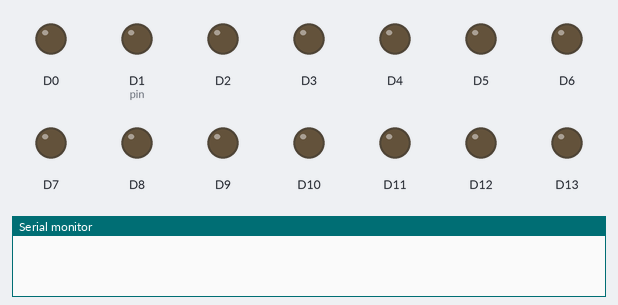
Recording of a sketch running on a simulated Seeed XIAO (SAMD21). Parts: output pins drawn as LEDs (lit = HIGH), the last lines printed to the serial monitor.

Above: at 0.0 s.
At 9.75 s:
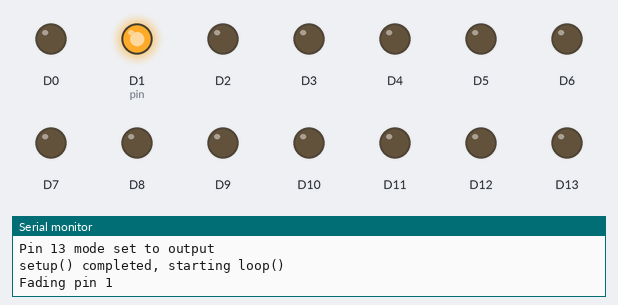
At 13.15 s:
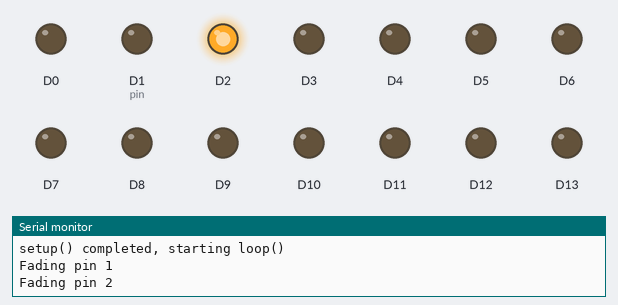
At 16.55 s:
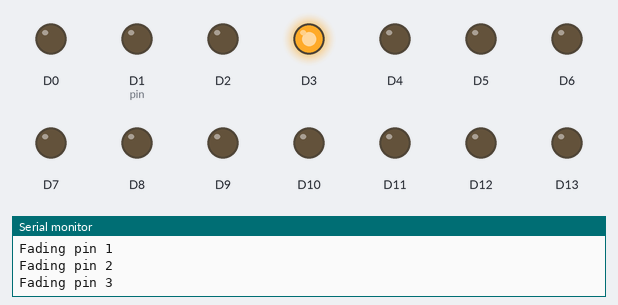
At 23.35 s:
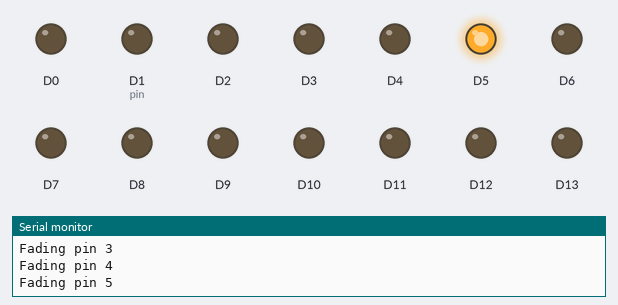
At 36.95 s:
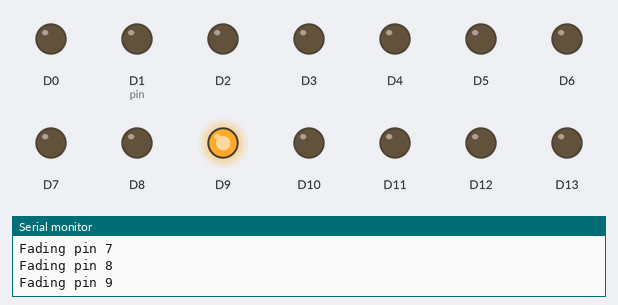
Timing chart, 0 to 40.0 s (numbered marks = the images above):
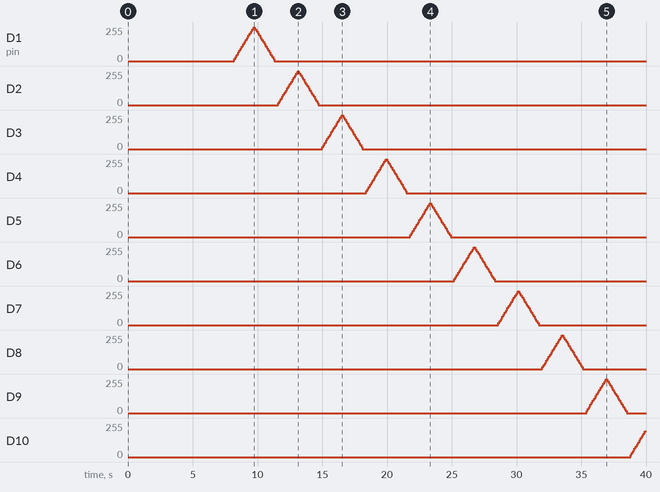

The sketch:

pwm.ino
```cpp
// (licence header left out)
// SPDX-License-Identifier: 0BSD
```

main.cpp
```cpp
#include <Arduino.h>

int setPwm(int pin, int duty) {
  if (duty >= 255) {
    duty = 255;
    pinMode(pin, OUTPUT);
    digitalWrite(pin, HIGH);
  } else if (duty <= 0) {
    duty = 0;
    pinMode(pin, OUTPUT);
    digitalWrite(pin, LOW);
  } else  {
    analogWrite(pin, duty);
  }
  //Serial.println(duty);
  return duty;
}


void setup() {
  // Time to upload new firmware
  delay(8000);
  // Wait for a USB connection
  Serial.begin(0);
  while (!Serial) delay(10);
  Serial.println("\nStarting setup()");

  for (int i = 0; i<14; i++) {
    pinMode(i, OUTPUT);
    Serial.printf("Pin %s%d mode set to output\n", (i<11) ? "A" : "", i);
  }

  Serial.println("setup() completed, starting loop()");
}

int pin = 1;

void loop() {
  Serial.printf("Fading pin %d", pin);
  if (pin)
    Serial.println();
  else
    Serial.println(" will not work");
  if (pin > 10)
    delay(500);  // minimize USB activity LED flashes
  else
    delay(100);

  if (pin < 11) {
    for (int i = 0; i < 17; i++) {
      setPwm(pin, i*16);
      delay(100);
    }
    for (int i = 15; i >= 0; i--) {
      setPwm(pin, i*16);
      delay(100);
    }
  } else {
    for (int i = 16; i >= 0; i--) {
      setPwm(pin, i*16);
      delay(100);
    }
    for (int i = 1; i < 17; i++) {
      setPwm(pin, i*16);
      delay(100);
    }
  }
  pin = (++pin)%14;
}
```

Measured:
- by itself, D1 (pin), D2–9: rises from 0/255 to 255/255 in 1.5 s, then falls to 0/255 in 1.6 s
- by itself, D10: moves from 0/255 to 192/255 over 1.1 s
